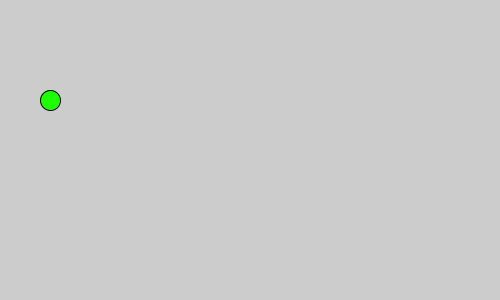
Frame 1 (no input)
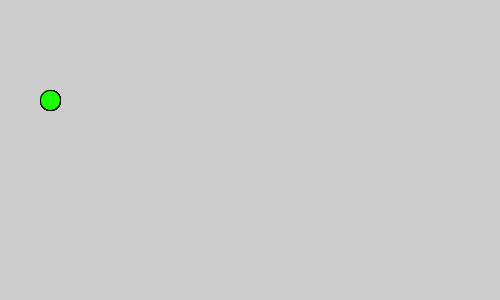
Frame 60 (the mouse pressed at the canvas centre just before this capture)
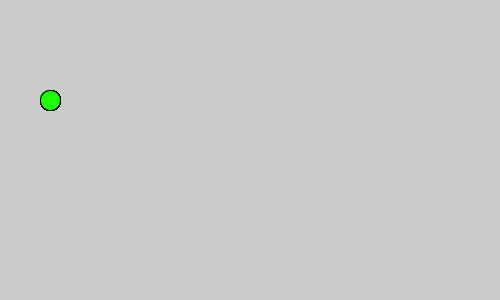
Frame 120 (the mouse held since frame 60 and released just before this capture)

The Processing sketch that drew these frames (run headless with seeded random() and noise(); from frame 60 on, the mouse is pressed at the canvas centre):

// Processing sketch: ConstructorIs
// ── ConstructorIs.pde
// Global Variables
Ball myBall = new Ball(); //Object is Global

void setup() {
  size(500, 300); //fullScreen(), displayWidth & displayHeight
  // Landscape vs. portrait views, leads to screenSize Checker
  
  //Contructor is ... illsrate numbers than ratios
  myBall.x = width*1/10; //50
  myBall.y = height*1/3; //100
  myBall.diameter = width*1/25; //20
  myBall.colour = color(31,255,3); //use hexidecimal from color selector, 
  //#1FFF03
  //
} //End of setup()
//Variable is garbage collected when setup() finished

void draw() {
  fill(myBall.colour);
  ellipse(myBall.x, myBall.y, myBall.diameter, myBall.diameter);
} //End of draw() //Empty Loop

void keyPressed () {
}

void mousePressed() {
}

// ── Ball.pde
class Ball {
  //
  float x, y, diameter;
  color colour; //Note: a float does not use enough memory to hold the bytes of colour
  // A float only holds enough for gray-scale 0-255
}
